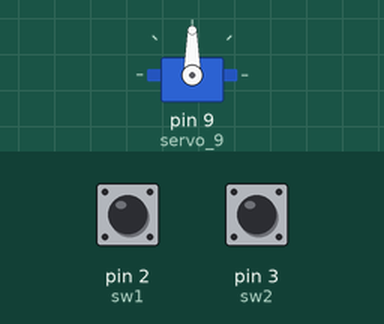
The sketch below on a simulated Arduino Uno, built with avr-gcc and run on an emulated ATmega328P. Shown: servo. The test bench sets the inputs (shaded band); at power-on: pin 2 (sw1) HIGH, pin 3 (sw2) HIGH.

Above: at 1.2 s.
1.3 s: pin 2 (sw1) pulled LOW for 0.15 s
At 1.45 s:
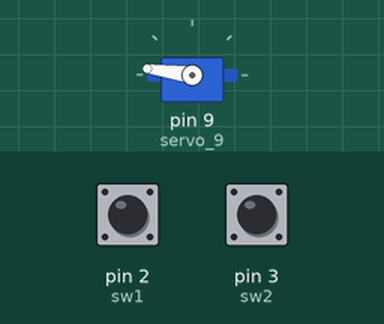
4.3 s: pin 3 (sw2) pulled LOW for 3.2 s
At 4.46 s:
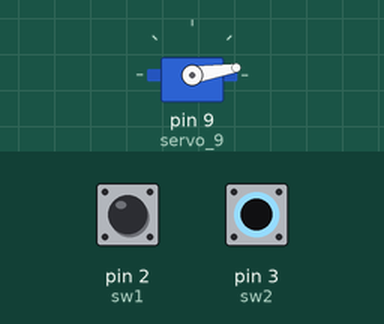
9.0 s: pin 3 (sw2) pulled LOW for 1 s
At 9.29 s:
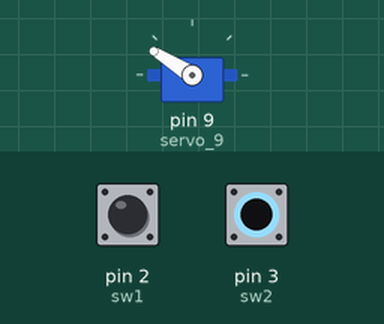
12.1 s: pin 2 (sw1) pulled LOW for 1 s
Timing chart, 0 to 16.1 s (numbered marks = the images above; inputs shaded):
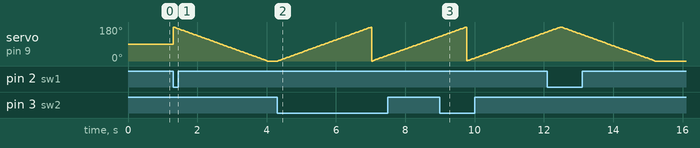

The sketch:

7.ino
```cpp
#include <Servo.h>
int pos =0;
int sw1=2;
int sw2=3;
Servo servo_9;
void setup() {
    servo_9.attach(9, 500, 2500);
    pinMode(sw1, INPUT_PULLUP);
    pinMode(sw2, INPUT_PULLUP);
    Serial.begin(9500);
    }
void loop()
{
    int vall1 = digitalRead(sw1);
    int vall2 = digitalRead(sw2);
    if(vall1==0){
        for (pos = 180; pos >= 0; pos -= 1) {
        servo_9.write(pos);
        delay(15);
        }
    }
    if(vall2==0){
        for (pos = 0; pos <= 180; pos += 1) {
        servo_9.write(pos);
        delay(15);
        }
    }
}
```
